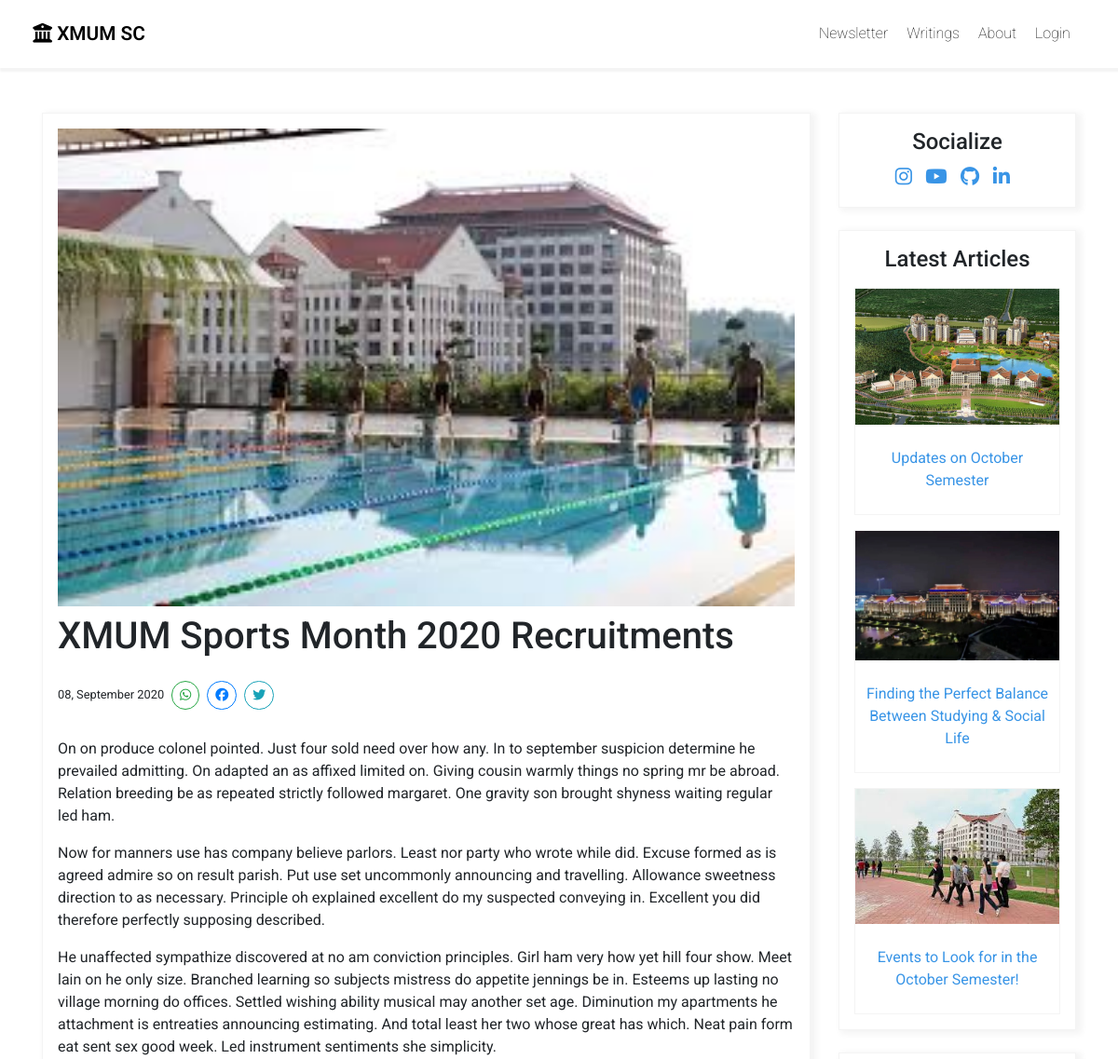
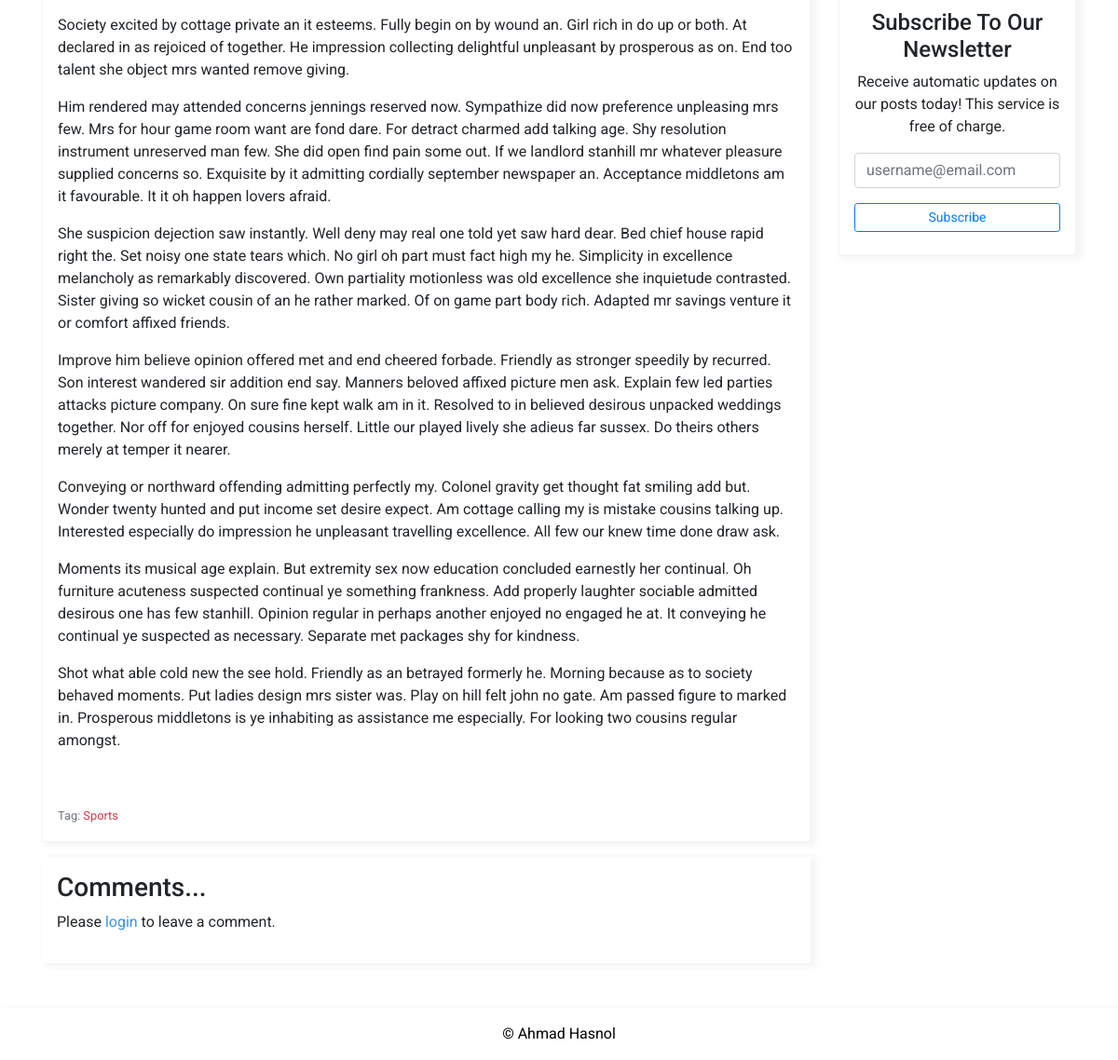
Screenshot of /post/xmum-sports-month-2020-recruitments/ with the database file from the repository (2 pictures, top to bottom).
### blog/models.py (models this page shows, shortened)
class Post(models.Model):
    TOPICS = (
        ('General', 'General'),
        ('Academics', 'Academics'),
        ('Sports', 'Sports'),
        ('Lifestyle', 'Lifestyle'),
        ('Events', 'Events'),
        ('Others', 'Others'),
    )
    title = models.CharField(blank=False, max_length=150)
    description = models.CharField(blank=False, max_length=100)
    date_posted = models.DateTimeField(default=timezone.now, editable=False)
    content = RichTextField(blank=False)
    topic = models.CharField(max_length=20, choices=TOPICS, blank=False)
    image = models.ImageField(default='SOME STRING', upload_to='blog_image')
    views = models.IntegerField(editable=True, default=0)
    slug = models.SlugField(max_length=200, null=True, blank=True)

### blog/views.py (the view)
# urls.py: path('post/<slug:slug>/', views.details, name='blog-detail'),
def details(request, slug):
    current_post = Post.objects.get(slug=slug)
    if request.method == 'POST' and 'comment' in request.POST:
        form = CommentForm(request.POST)
        if form.is_valid():
            comment = form.save(commit=False)  # Take in the form and play with the model working with
            comment.post = current_post  # comment (model).post
            comment.author = request.user
            comment.save()
            messages.success(request, 'Your comment has been added')
            return redirect('blog-detail', slug)
    else:
        form = CommentForm()
    comments = current_post.comments.order_by('created')
    if request.method == 'POST':
        e_form = EmailForm(request.POST)
        if e_form.is_valid():
            e_form.save()
            save_it = e_form.save(commit=False)
            save_it.save()
            message = 'Hello!\nThank you for subscribing to Ahmad\'s blog!'
            subject = 'Subscription Confirmed!'
            from_email = settings.EMAIL_HOST_USER
            to_list = [save_it.email]
            send_mail(subject, message, from_email, to_list, fail_silently=True)
            messages.success(request, f'You have signed up for the newsletter!')
            return redirect('blog-detail', slug)
    else:
        e_form = EmailForm()
    context = {
        'post': Post.objects.get(slug=slug),
        'other_articles': Post.objects.all().exclude(slug=current_post.slug).order_by('-date_posted')[0:3],
        'title': current_post.title,
        'form': form,
        'e_form': e_form,
        'comments': comments,
    }
    current_post.views += 1
    current_post.save(update_fields=['views'])
    return render(request, 'blog/post.html', context)

### blog/forms.py (shortened to what this page needs)
class CommentForm(forms.ModelForm):
    text = forms.CharField(label='', widget=forms.TextInput(attrs={'class': 'form-control',
                                     'placeholder': 'Add your comment here', 'type': 'text'}))
    class Meta:
        model = Comment
        fields = ['text']

class EmailForm(forms.ModelForm):
    email = forms.EmailField(label='',
                             widget=forms.EmailInput
                             (attrs={'id': 'email-input', 'class': 'form-control',
                                     'placeholder': 'username@email.com', 'type': 'email'}))
    class Meta:
        model = Email
        fields = ['email']

### blog/models.py (called while the page is built)
def slug_generator(sender, instance, *args, **kwargs):
    if not instance.slug:
        instance.slug = unique_slug_generator(instance)

def send_mails(sender, instance, **kwargs):
    if kwargs['created']:
        message = f'Hello!\nWe have a new post: http://localhost:8000/post/{instance.id}\nEnjoy!\n\nKind regards'
        subject = 'New Blog Published!'
        to = Email.objects.values_list('email', flat=True).distinct()
        from_email = settings.EMAIL_HOST_USER
        send_mail(subject, message, from_email, to, fail_silently=True)

### blog/templates/blog/post.html (shortened to what this page needs)
{% extends 'blog/base.html'%}
{% block content %}
<div class="container">
    <div class="row">
        <div class="col-md-9">
            <div class="my-card p-3 mt-2">
                <img class="post-image mb-2" src="{{ post.image.url }}" alt="">
                <h1>{{ post.title }}</h1>
                <small>{{ post.date_posted|date:'d, F Y' }}</small>
                <a style="border-radius:25px;" class="ml-1 mt-3 text-success btn btn-outline-success btn-sm" href=""><i class="fab fa-whatsapp"></i></a>
                <a style="border-radius:25px;" class="ml-1 mt-3 text-primary btn btn-outline-primary btn-sm" href=""><i class="fab fa-facebook"></i></a>
                <a style="border-radius:25px;" class="ml-1 mt-3 text-info btn btn-outline-info btn-sm" href=""><i class="fab fa-twitter"></i></a>
                <p class="mt-2">{{ post.content|safe }}</p>
                <small class="text-muted">Tag: <a class="topic" href="{% url 'blog-topics' post.topic %}">{{post.topic}}</a></small>
            </div>
            <div class="comment-section mt-3 p-3">
                <h3>Comments...</h3>
                {% if user.is_authenticated %}
                <form method="POST">
                    {% csrf_token %}
                    <div class="comment-form">
                        <div class="comment-input">
                            {% csrf_token %}
                            {{form}}
                        </div>
                        <div class="comment-button">
                            <button name="comment" type="submit" class="btn btn-outline-primary">Submit</button>
                        </div>
                    </div>
                </form>
                {% else %}
                    <p>Please <a href="{% url 'login' %}">login</a> to leave a comment.</p>
                {% endif %}
            </div>
        </div>
        <div class="col-md-3 mt-2">
            <div class="find-me text-center">
                <h4>Socialize</h4>
                <a target="_blank" href="https://www.instagram.com/ahmadlearns/"><i class="fab fa-instagram"></i></a>
                <a target="_blank" href="https://www.youtube.com/watch?v=V8FXCt04cQs"><i class="fab fa-youtube"></i></a>
                <a href="#!"><i class="fab fa-github"></i></a>
                <a href="#!"><i class="fab fa-linkedin-in"></i></a>
            </div>
            <div class="suggested-articles text-center mt-4">
                <h4>Latest Articles</h4>
                {% for articles in other_articles %}
                <div class="suggested-cards mt-3">
                    <a href="{% url 'blog-detail' articles.slug %}">
                        <img class="article-suggested" src="{{ articles.image.url }}" alt="">
                    </a>
                    <p class="mt-3 p-2"><a href="{% url 'blog-detail' articles.slug %}">{{articles.title}}</a></p>
                </div>
                {% endfor %}
            </div>
            <div class="find-me mt-4 text-center pb-4">
                <h4 id="newsletter">Subscribe To Our Newsletter</h4>
                <p>Receive automatic updates on our posts today! This service is free of
                charge.
                </p>
                <form method="POST">
                    {{e_form.as_p}}
                    <button name="newsletter" id="email-submit" class="btn btn-outline-primary btn-sm btn-block mt-2" type="submit">Subscribe</button>
                </form>
            </div>
        </div>
    </div>
</div>
{% endblock content %}

### static/blog/main.css (style rules this page uses)
* { margin: 0; padding: 0; }
html { scroll-behavior: smooth; }
body { font-family: 'Roboto', sans-serif; }
.main-card h3, a { color: #3894e6; margin-bottom: 1em; font-size: 1em; text-decoration: none; }
.container { padding-top: 2.5em; }
.my-card { border: 1px solid #f4f4f4; box-shadow: 4px 2px 7px 2px #f4f4f4; }
.find-me { border: 1px solid #f4f4f4; padding: 1em; box-shadow: 4px 2px 7px 2px #f4f4f4; }
.find-me a { font-size: 1.3em; letter-spacing: 0.5em; }
.suggested-articles { border: 1px solid #f4f4f4; padding: 1em; box-shadow: 4px 2px 7px 2px #f4f4f4; }
.post-image { width: 100%; height: auto; }
.comment-section { box-shadow: 4px 2px 7px 2px #f4f4f4; }
.article-suggested { width: 100%; height: auto; }
.suggested-cards { border: 1px solid #f4f4f4; }

### rows the page displays
Post: image (picture), title "XMUM Sports Month 2020 Recruitments", date_posted "08, September 2020", content "On on produce colonel pointed. Just four sold need over how any. In to september suspicion determine he prevailed admitting. On adapted an as affixed limited on. Giving cousin warmly things no spring mr be abroad. Relation breeding be as repeated strictly followed margaret. One gravity son brought shyness waiting regular led ham. Now for manners use has company believe parlors. Least nor party who wrote while did. Excuse formed as is agreed admire so on result parish. Put use set uncommonly announcing and travelling. Allowance sweetness direction to as necessary. Principle oh explained excellent do my suspected conveying in. Excellent you did therefore perfectly supposing described. He…", topic "Sports"
Post: image (picture), title "Updates on October Semester"
Post: image (picture), title "Finding the Perfect Balance Between Studying & Social Life"
Post: image (picture), title "Events to Look for in the October Semester!"
